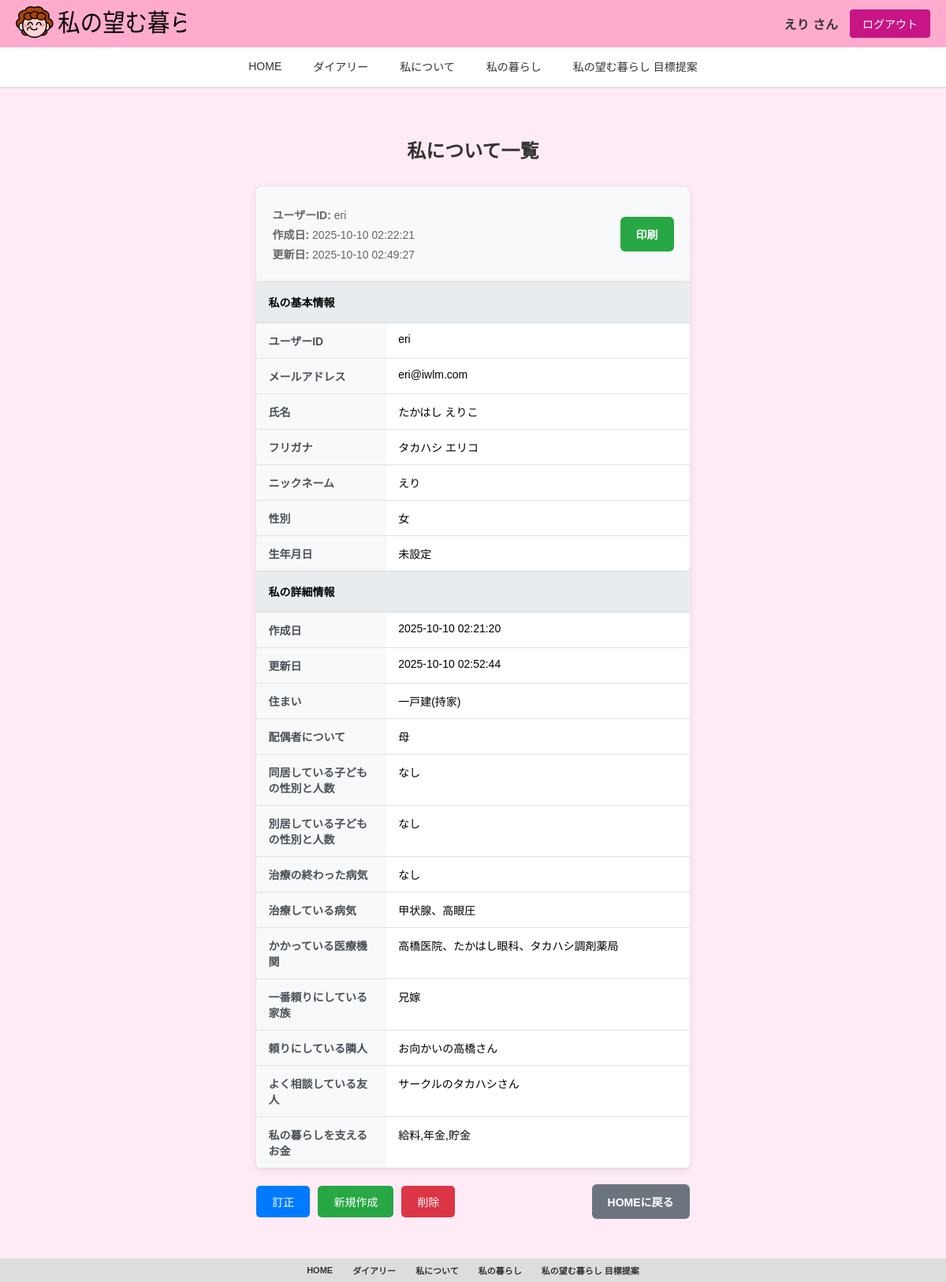
Before: /profile_table (signed in) with the older database file.
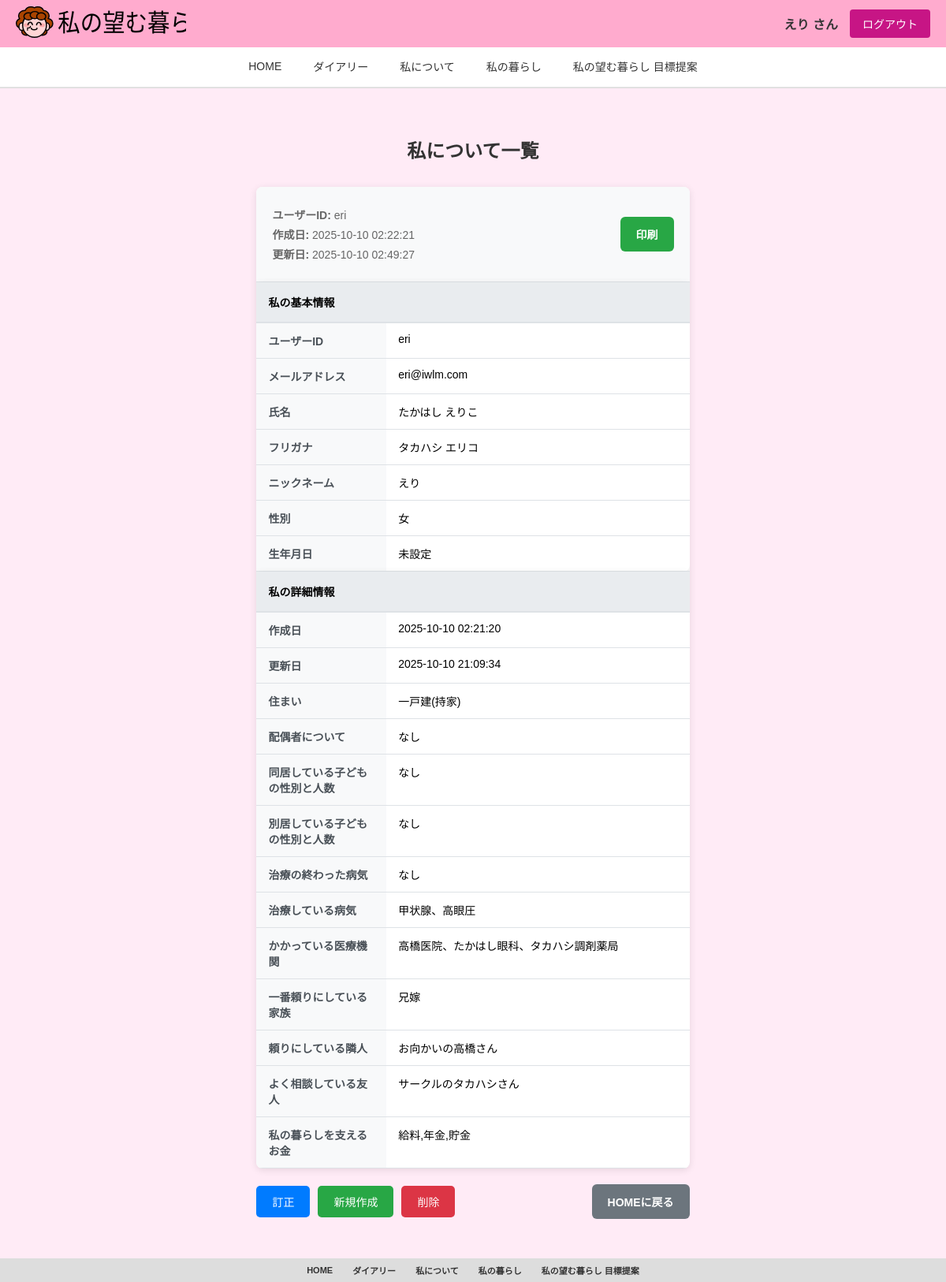
After: the same page with the newer database file.
### tables this page shows
CREATE TABLE profiles (
                id INTEGER PRIMARY KEY AUTOINCREMENT,
                user_id VARCHAR(50) NOT NULL,
                home VARCHAR(100),
                spouse TEXT,
                children_living TEXT,
                children_separate TEXT,
                treated_illness TEXT,
                under_treatment TEXT,
                medical_facilities TEXT,
                most_relied_family TEXT,
                trusted_neighbor TEXT,
                consulted_friend TEXT,
                money_sources TEXT,
                created_at TIMESTAMP DEFAULT CURRENT_TIMESTAMP,
                updated_at TIMESTAMP DEFAULT CURRENT_TIMESTAMP, family_living TEXT,
                FOREIGN KEY (user_id) REFERENCES users (user_id)
            );

### app.py (the view)
@app.route("/profile_table")
@login_required
def profile_table():
    user_data = db.get_user_by_id(session["user_id"])
    profile_data = db.get_profile_by_user_id(session["user_id"])
    return render_template("profile_table.html", user=user_data, profile=profile_data)

### app.py (called while the page is built)
def login_required(f):
    @wraps(f)
    def decorated_function(*args, **kwargs):
        if "user_id" not in session:
            return redirect(url_for("index"))
        return f(*args, **kwargs)
    return decorated_function

### config.py (called while the page is built)
    def get_connection(self):
        return sqlite3.connect(self.db_path)

    def get_user_by_id(self, user_id):
        conn = self.get_connection()
        cursor = conn.cursor()
        cursor.execute("SELECT * FROM users WHERE user_id = ?", (user_id,))
        user = cursor.fetchone()
        conn.close()
        return user

    def get_profile_by_user_id(self, user_id):
        conn = self.get_connection()
        cursor = conn.cursor()
        cursor.execute("SELECT * FROM profiles WHERE user_id = ?", (user_id,))
        profile = cursor.fetchone()
        conn.close()
        return profile

### templates/profile_table.html (shortened to what the changed rows need)
{% extends "base.html" %}
{% block content %}
<div class="profile-table-page">
    <h2>私について一覧</h2>
    <div class="table-container">
        <table class="profile-table" id="profileTable">
            <thead>
                <tr>
                    <th colspan="2">私の基本情報</th>
                </tr>
            </thead>
        </table>
        <table class="profile-table" id="profileDetailTable">
            <thead>
                <tr>
                    <th colspan="2">私の詳細情報</th>
                </tr>
            </thead>
            <tbody>
                <tr>
                    <td class="label-cell">作成日</td>
                    <td class="data-cell">{{ profile[13] if profile and profile[13] else '未設定' }}</td>
                </tr>
                <tr>
                    <td class="label-cell">更新日</td>
                    <td class="data-cell">{{ profile[14] if profile and profile[14] else '未設定' }}</td>
                </tr>
                <tr>
                    <td class="label-cell">住まい</td>
                    <td class="data-cell">{{ profile[2] if profile and profile[2] else '未設定' }}</td>
                </tr>
                <tr>
                    <td class="label-cell">配偶者について</td>
                    <td class="data-cell">{{ profile[3] if profile and profile[3] else '未設定' }}</td>
                </tr>
                <tr>
                    <td class="label-cell">同居している子どもの性別と人数</td>
                    <td class="data-cell">{{ profile[4] if profile and profile[4] else '未設定' }}</td>
                </tr>
                <tr>
                    <td class="label-cell">別居している子どもの性別と人数</td>
                    <td class="data-cell">{{ profile[5] if profile and profile[5] else '未設定' }}</td>
                </tr>
                <tr>
                    <td class="label-cell">治療の終わった病気</td>
                    <td class="data-cell">{{ profile[6] if profile and profile[6] else '未設定' }}</td>
                </tr>
                <tr>
                    <td class="label-cell">治療している病気</td>
                    <td class="data-cell">{{ profile[7] if profile and profile[7] else '未設定' }}</td>
                </tr>
                <tr>
                    <td class="label-cell">かかっている医療機関</td>
                    <td class="data-cell">{{ profile[8] if profile and profile[8] else '未設定' }}</td>
                </tr>
                <tr>
                    <td class="label-cell">一番頼りにしている家族</td>
                    <td class="data-cell">{{ profile[9] if profile and profile[9] else '未設定' }}</td>
                </tr>
                <tr>
                    <td class="label-cell">頼りにしている隣人</td>
                    <td class="data-cell">{{ profile[10] if profile and profile[10] else '未設定' }}</td>
                </tr>
                <tr>
                    <td class="label-cell">よく相談している友人</td>
                    <td class="data-cell">{{ profile[11] if profile and profile[11] else '未設定' }}</td>
                </tr>
                <tr>
                    <td class="label-cell">私の暮らしを支えるお金</td>
                    <td class="data-cell">{{ profile[12] if profile and profile[12] else '未設定' }}</td>
                </tr>
            </tbody>
        </table>
    </div>
</div>
{% endblock %}

Changed rows visible on the page:
changed profiles "一戸建(持家)": updated_at "2025-10-10 02:52:44" → "2025-10-10 21:09:34"; spouse "母" → "なし"
